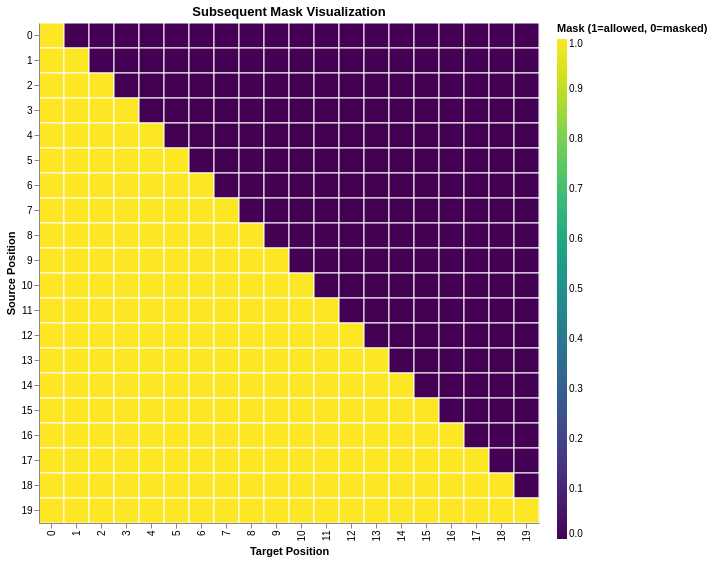

Notebook code cell kept with this figure:
### Markdown cell above
We can visualize the mask as follows,

### Code cell
def example_mask():
    mask = subsequent_mask(20)[0]  # (20,20) boolean tensor
    rows = [
        {"Subsequent Mask": int(mask[x, y].item()), "Window": y, "Masking": x}
        for y in range(20)
        for x in range(20)
    ]
    LS_data = pd.DataFrame(rows)

    # set gradientLength to match the chart height so the colorbar is the same length
    return (
        alt.Chart(LS_data)
        .mark_rect(stroke='white', strokeWidth=1)  # draw white grid lines between tiles
        .properties(width=500, height=500, title="Subsequent Mask Visualization")
        .encode(
            x=alt.X("Window:O", title="Target Position"),
            y=alt.Y("Masking:O", title="Source Position"),
            color=alt.Color(
                "Subsequent Mask:Q",
                scale=alt.Scale(scheme="viridis", domain=[0, 1]),
                legend=alt.Legend(
                    title="Mask (1=allowed, 0=masked)",
                    orient="right",
                    gradientLength=500,  # match chart height
                    gradientThickness=10,
                ),
            ),
        )
        .interactive()
    )

show_example(example_mask)

### Figure 1 — Vega-Lite specification as saved in the notebook (floating-point values rounded to 4 significant figures; data arrays with more than 128 entries replaced by an {"elided": "..."} marker saying what was removed)
{"config": {"view": {"continuousWidth": 300, "continuousHeight": 300}}, "data": {"name": "data-1352cc6ad0f26ad616d634b3e1fef119"}, "mark": {"type": "rect", "stroke": "white", "strokeWidth": 1}, "encoding": {"color": {"field": "Subsequent Mask", "legend": {"gradientLength": 500, "gradientThickness": 10, "orient": "right", "title": "Mask (1=allowed, 0=masked)"}, "scale": {"domain": [0, 1], "scheme": "viridis"}, "type": "quantitative"}, "x": {"field": "Window", "title": "Target Position", "type": "ordinal"}, "y": {"field": "Masking", "title": "Source Position", "type": "ordinal"}}, "height": 500, "params": [{"name": "param_8", "select": {"type": "interval", "encodings": ["x", "y"]}, "bind": "scales"}], "title": "Subsequent Mask Visualization", "width": 500, "$schema": "https://vega.github.io/schema/vega-lite/v5.15.1.json", "datasets": {"data-1352cc6ad0f26ad616d634b3e1fef119": {"elided": "400 records"}}}
